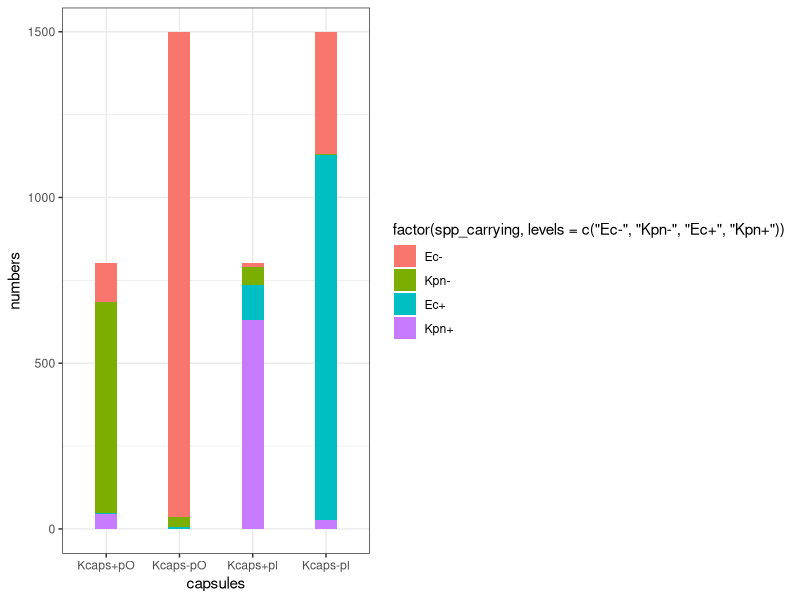
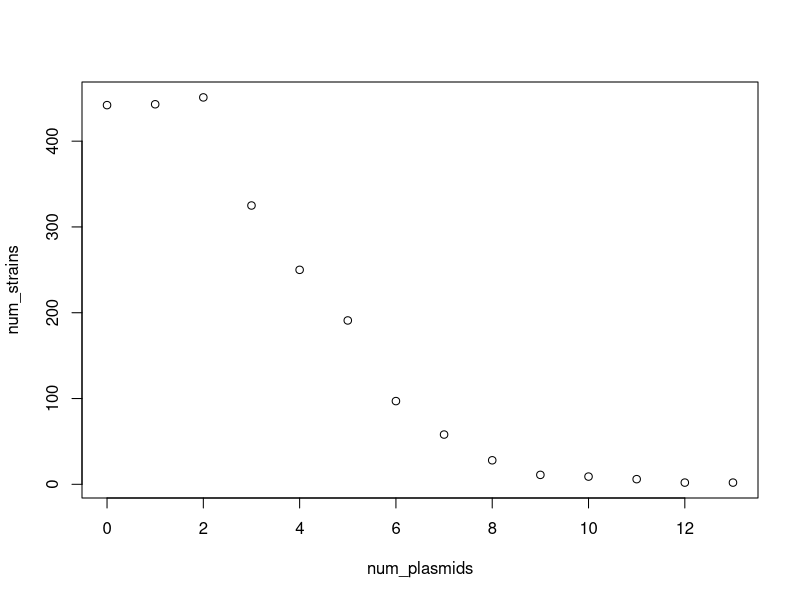
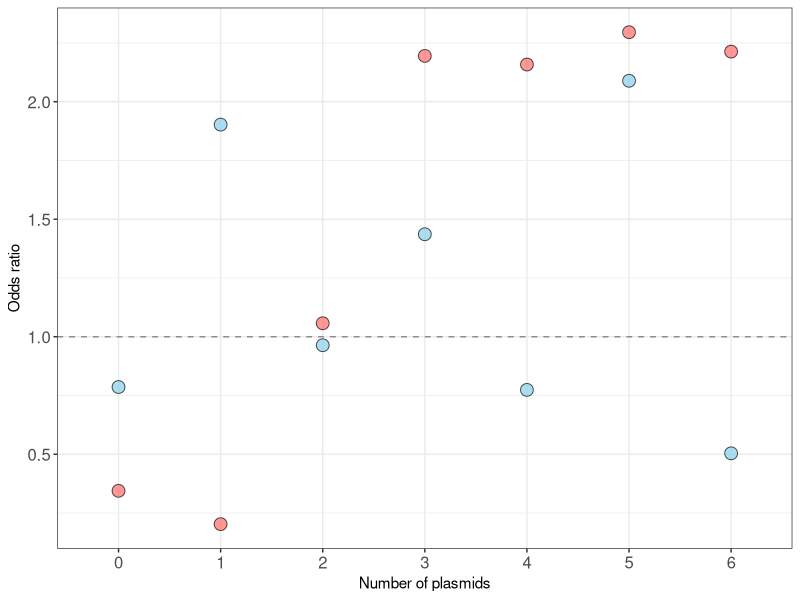

Write R code to recreate these figures, in order.
## ---- chunk 1
knitr::opts_chunk$set(echo = TRUE)
library(ggplot2)
## ---- chunk 2
df <- data.frame(
  horizontal <- rep(c("Kcaps+pO", "Kcaps-pO", "Kcaps+pl", "Kcaps-pl"), each=4),
  vertical <- rep(c("Kpn+", "Ec+", "Kpn-", "Ec-"), 4),
  values <- c(46,1,639,116,0,5,30,1463,630,105,55,12,27,1102,3,366)
)
colnames(df) <- c("capsules", "spp_carrying", "numbers")

capsules <- c("Kcaps+pO", "Kcaps-pO", "Kcaps+pl", "Kcaps-pl")

stacked <- ggplot(df, aes(x=capsules, y=numbers)) + geom_col(aes(fill = factor(spp_carrying, levels=c("Ec-", "Kpn-", "Ec+", "Kpn+"))), width = 0.3) + theme_bw() + scale_x_discrete(limits = capsules)
stacked
## ---- chunk 3
caps <- rbind(c(47, 755), c(5, 1493))
colnames(caps) <- c("pOXA48", "no_pOXA48")
rownames(caps) <- c("with_kpn_capsule", "no_kpn_capsule")
caps
fisher.test(caps)
## ---- chunk 4
caps_ec <- rbind(c(1, 116), c(5, 1463))
colnames(caps_ec) <- c("pOXA48", "no_pOXA48")
rownames(caps_ec) <- c("Ec_with_kpn_capsule", "Ec_no_kpn_capsule")
caps_ec
fisher.test(caps_ec)
## ---- chunk 5
caps_kpn <- rbind(c(46, 639), c(0, 30))
colnames(caps_kpn) <- c("pOXA48", "no_pOXA48")
rownames(caps_kpn) <- c("Kpn_with_kpn_capsule", "Kpn_no_kpn_capsule")
caps_kpn
fisher.test(caps_kpn)
## ---- chunk 6
caps_p <- rbind(c(735, 67), c(1129, 369))
colnames(caps_p) <- c("plasmids", "no_plasmids")
rownames(caps_p) <- c("with_kpn_capsule", "no_kpn_capsule")
caps_p
fisher.test(caps_p)
## ---- chunk 7
caps_p_ec <- rbind(c(105, 12), c(1102, 366))
colnames(caps_p_ec) <- c("plasmids", "no_plasmids")
rownames(caps_p_ec) <- c("Ec_with_kpn_capsule", "Ec_no_kpn_capsule")
caps_p_ec
fisher.test(caps_p_ec)
## ---- chunk 8
caps_p_kpn <- rbind(c(630, 55), c(27, 3))
colnames(caps_p_kpn) <- c("plasmids", "no_plasmids")
rownames(caps_p_kpn) <- c("Kpn_with_kpn_capsule", "Kpn_no_kpn_capsule")
caps_p_kpn
fisher.test(caps_p_kpn)
## ---- chunk 9
plasmidsrefseq <- rbind(c(0, 442), c(1, 443), c(2, 451), c(3, 325), c(4, 250), c(5, 191), c(6, 97), c(7, 58), c(8, 28), c(9, 11), c(10, 9), c(11, 6), c(12, 2), c(13, 2))
colnames(plasmidsrefseq) <- c("num_plasmids", "num_strains")
plasmidsrefseq <- as.data.frame(plasmidsrefseq)
plot(plasmidsrefseq)
## ---- chunk 10
# Ec+Kpn
caps.p0 <- rbind(c(67, 735), c(369, 1129))
colnames(caps.p0) <- c("plasmids", "no_plasmids")
rownames(caps.p0) <- c("with_kpn_capsule", "no_kpn_capsule")
caps.f0 <- fisher.test(caps.p0)
caps.p1 <- rbind(c(89, 713), c(353, 1145))
colnames(caps.p1) <- c("plasmids", "no_plasmids")
rownames(caps.p1) <- c("with_kpn_capsule", "no_kpn_capsule")
caps.f1 <- fisher.test(caps.p1)
caps.p2 <- rbind(c(157, 645), c(294, 1204))
colnames(caps.p2) <- c("plasmids", "no_plasmids")
rownames(caps.p2) <- c("with_kpn_capsule", "no_kpn_capsule")
caps.f2 <- fisher.test(caps.p2)
caps.p3 <- rbind(c(150, 652), c(173, 1325))
colnames(caps.p3) <- c("plasmids", "no_plasmids")
rownames(caps.p3) <- c("with_kpn_capsule", "no_kpn_capsule")
caps.f3 <- fisher.test(caps.p3)
caps.p4 <- rbind(c(129, 673), c(120, 1378))
colnames(caps.p4) <- c("plasmids", "no_plasmids")
rownames(caps.p4) <- c("with_kpn_capsule", "no_kpn_capsule")
caps.f4 <- fisher.test(caps.p4)
caps.p5 <- rbind(c(103, 699), c(84, 1414))
colnames(caps.p5) <- c("plasmids", "no_plasmids")
rownames(caps.p5) <- c("with_kpn_capsule", "no_kpn_capsule")
caps.f5 <- fisher.test(caps.p5)
caps.p6plus <- rbind(c(107, 695), c(105, 1393))
colnames(caps.p6plus) <- c("plasmids", "no_plasmids")
rownames(caps.p6plus) <- c("with_kpn_capsule", "no_kpn_capsule")
caps.f6plus <- fisher.test(caps.p6plus)
# Ec
caps.p0_ec <- rbind(c(12, 105), c(366, 1102))
colnames(caps.p0_ec) <- c("plasmids", "no_plasmids")
rownames(caps.p0_ec) <- c("with_kpn_capsule", "no_kpn_capsule")
caps.f0_ec <- fisher.test(caps.p0_ec)
caps.p1_ec <- rbind(c(7, 110), c(351, 1117))
colnames(caps.p1_ec) <- c("plasmids", "no_plasmids")
rownames(caps.p1_ec) <- c("with_kpn_capsule", "no_kpn_capsule")
caps.f1_ec <- fisher.test(caps.p1_ec)
caps.p2_ec <- rbind(c(24, 93), c(288, 1180))
colnames(caps.p2_ec) <- c("plasmids", "no_plasmids")
rownames(caps.p2_ec) <- c("with_kpn_capsule", "no_kpn_capsule")
caps.f2_ec <- fisher.test(caps.p2_ec)
caps.p3_ec <- rbind(c(26, 91), c(169, 1299))
colnames(caps.p3_ec) <- c("plasmids", "no_plasmids")
rownames(caps.p3_ec) <- c("with_kpn_capsule", "no_kpn_capsule")
caps.f3_ec <- fisher.test(caps.p3_ec)
caps.p4_ec <- rbind(c(18, 99), c(114, 1354))
colnames(caps.p4_ec) <- c("plasmids", "no_plasmids")
rownames(caps.p4_ec) <- c("with_kpn_capsule", "no_kpn_capsule")
caps.f4_ec <- fisher.test(caps.p4_ec)
caps.p5_ec <- rbind(c(14, 103), c(82, 1386))
colnames(caps.p5_ec) <- c("plasmids", "no_plasmids")
rownames(caps.p5_ec) <- c("with_kpn_capsule", "no_kpn_capsule")
caps.f5_ec <- fisher.test(caps.p5_ec)
caps.p6plus_ec <- rbind(c(16, 101), c(98, 1370))
colnames(caps.p6plus_ec) <- c("plasmids", "no_plasmids")
rownames(caps.p6plus_ec) <- c("with_kpn_capsule", "no_kpn_capsule")
caps.f6plus_ec <- fisher.test(caps.p6plus_ec)
# Kpn
caps.p0_kpn <- rbind(c(55, 630), c(3, 27))
colnames(caps.p0_kpn) <- c("plasmids", "no_plasmids")
rownames(caps.p0_kpn) <- c("with_kpn_capsule", "no_kpn_capsule")
caps.f0_kpn <- fisher.test(caps.p0_kpn)
caps.p1_kpn <- rbind(c(82, 603), c(2, 28))
colnames(caps.p1_kpn) <- c("plasmids", "no_plasmids")
rownames(caps.p1_kpn) <- c("with_kpn_capsule", "no_kpn_capsule")
caps.f1_kpn <- fisher.test(caps.p1_kpn)
caps.p2_kpn <- rbind(c(133, 552), c(6, 24))
colnames(caps.p2_kpn) <- c("plasmids", "no_plasmids")
rownames(caps.p2_kpn) <- c("with_kpn_capsule", "no_kpn_capsule")
caps.f2_kpn <- fisher.test(caps.p2_kpn)
caps.p3_kpn <- rbind(c(124, 561), c(4, 26))
colnames(caps.p3_kpn) <- c("plasmids", "no_plasmids")
rownames(caps.p3_kpn) <- c("with_kpn_capsule", "no_kpn_capsule")
caps.f3_kpn <- fisher.test(caps.p3_kpn)
caps.p4_kpn <- rbind(c(111, 574), c(6, 24))
colnames(caps.p4_kpn) <- c("plasmids", "no_plasmids")
rownames(caps.p4_kpn) <- c("with_kpn_capsule", "no_kpn_capsule")
caps.f4_kpn <- fisher.test(caps.p4_kpn)
caps.p5_kpn <- rbind(c(89, 596), c(2, 28))
colnames(caps.p5_kpn) <- c("plasmids", "no_plasmids")
rownames(caps.p5_kpn) <- c("with_kpn_capsule", "no_kpn_capsule")
caps.f5_kpn <- fisher.test(caps.p5_kpn)
caps.p6plus_kpn <- rbind(c(91, 594), c(7, 23))
colnames(caps.p6plus_kpn) <- c("plasmids", "no_plasmids")
rownames(caps.p6plus_kpn) <- c("with_kpn_capsule", "no_kpn_capsule")
caps.f6plus_kpn <- fisher.test(caps.p6plus_kpn)

plas_odds_caps <- rbind(c(0, caps.f0$estimate), c(1, caps.f1$estimate), c(2, caps.f2$estimate), c(3, caps.f3$estimate), c(4, caps.f4$estimate), c(5, caps.f5$estimate), c(6, caps.f6plus$estimate))
colnames(plas_odds_caps) <- c("num_plasmids", "odds_ratio")
plas_odds_caps <- as.data.frame(plas_odds_caps)
#plot(plas_odds_caps)

plas_odds_caps_ec <- rbind(c(0, caps.f0_ec$estimate), c(1, caps.f1_ec$estimate), c(2, caps.f2_ec$estimate), c(3, caps.f3_ec$estimate), c(4, caps.f4_ec$estimate), c(5, caps.f5_ec$estimate), c(6, caps.f6plus_ec$estimate))
colnames(plas_odds_caps_ec) <- c("num_plasmids", "odds_ratio")
plas_odds_caps_ec <- as.data.frame(plas_odds_caps_ec)
#plot(plas_odds_caps_ec)

plas_odds_caps_kpn <- rbind(c(0, caps.f0_kpn$estimate), c(1, caps.f1_kpn$estimate), c(2, caps.f2_kpn$estimate), c(3, caps.f3_kpn$estimate), c(4, caps.f4_kpn$estimate), c(5, caps.f5_kpn$estimate), c(6, caps.f6plus_kpn$estimate))
colnames(plas_odds_caps_kpn) <- c("num_plasmids", "odds_ratio")
plas_odds_caps_kpn <- as.data.frame(plas_odds_caps_kpn)
#plot(plas_odds_caps_kpn)

g <- ggplot() + geom_hline(yintercept = 1, color = "gray55", linetype = "dashed") +
  geom_point(data = plas_odds_caps_ec, aes(factor(num_plasmids), odds_ratio), fill = "indianred1", color = "black", size = 4, shape = 21, alpha = 0.7) +
  geom_point(data = plas_odds_caps_kpn, aes(factor(num_plasmids), odds_ratio), fill = "skyblue", color = "black", size = 4, shape = 21, alpha = 0.7) +
  #geom_point(data = plas_odds_caps, aes(factor(num_plasmids), odds_ratio), fill = "gray40", color = "black", size = 4.8, shape = 21, alpha = 0.7) +
  theme_bw() + xlab("Number of plasmids") + ylab("Odds ratio") + theme(axis.text=element_text(size=12))
g
